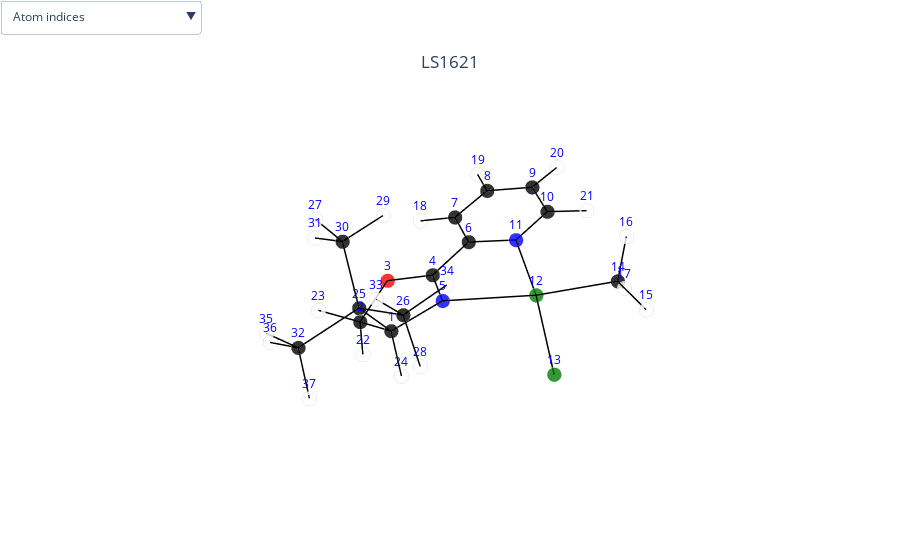
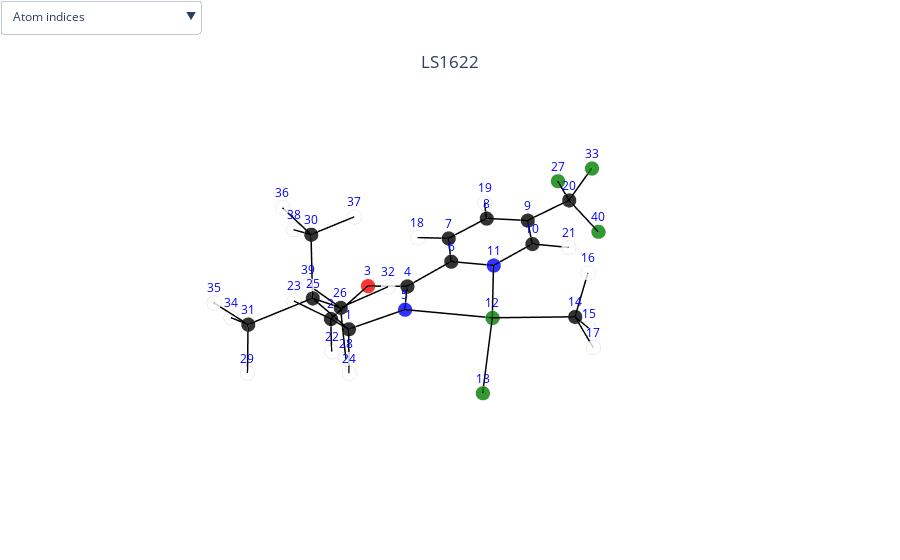
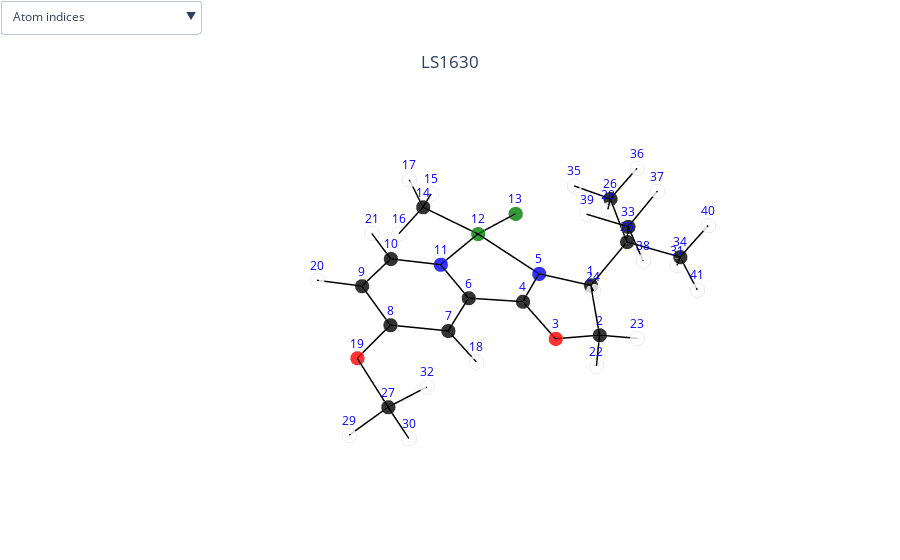
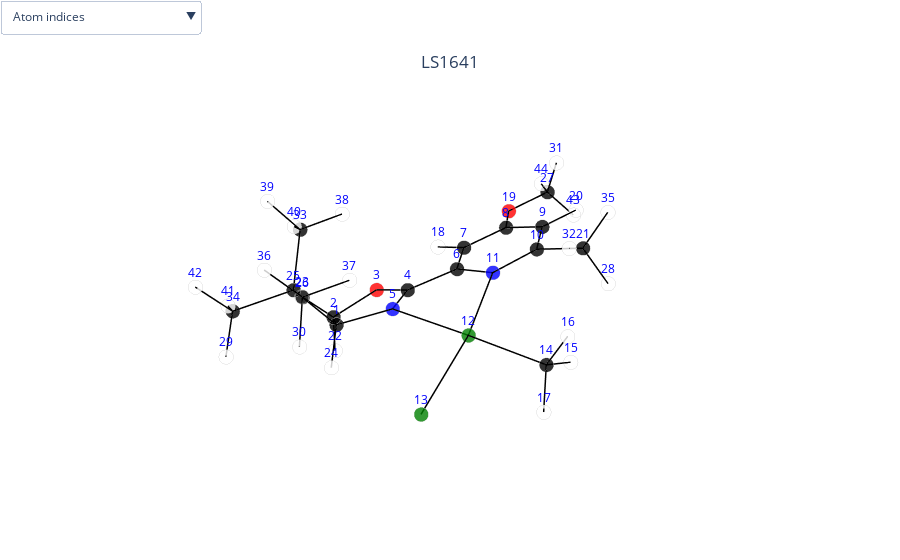

Write notebook code for charts like these, in order.
### Code cell
# visualize molecules 0-5 with mols.molecules[0:5] and visualize molecule me
mols.visualize_molecules([0,1,2,3,4,5])
